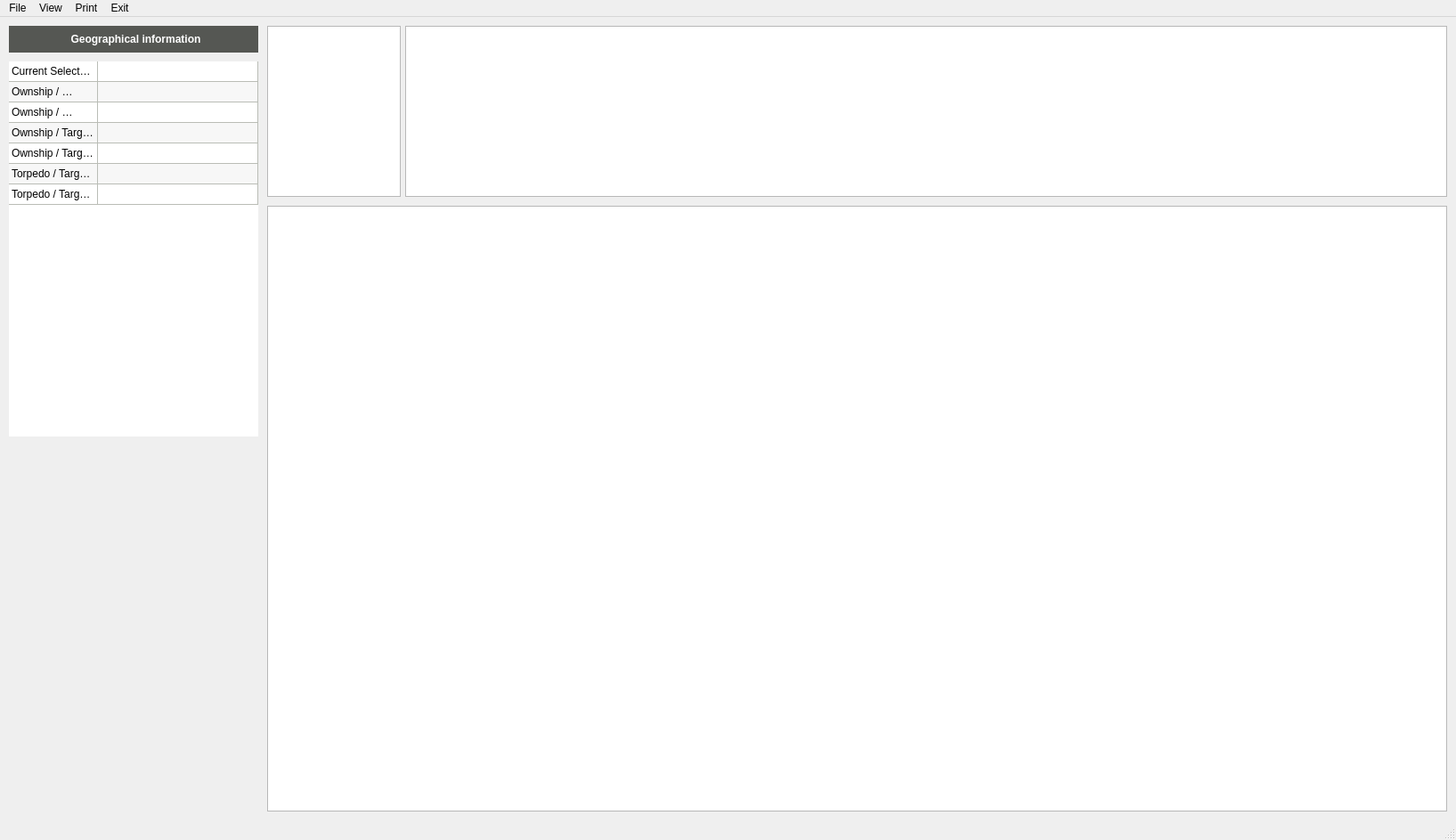
<?xml version="1.0" encoding="UTF-8"?>
<ui version="4.0">
 <class>MainWindow</class>
 <widget class="QMainWindow" name="MainWindow">
  <property name="geometry">
   <rect>
    <x>0</x>
    <y>0</y>
    <width>1635</width>
    <height>943</height>
   </rect>
  </property>
  <property name="windowTitle">
   <string>MainWindow</string>
  </property>
  <widget class="QWidget" name="centralwidget">
   <layout class="QHBoxLayout" name="mainHorizontalLayout">
    <property name="spacing">
     <number>10</number>
    </property>
    <property name="leftMargin">
     <number>10</number>
    </property>
    <property name="topMargin">
     <number>10</number>
    </property>
    <property name="rightMargin">
     <number>10</number>
    </property>
    <property name="bottomMargin">
     <number>10</number>
    </property>
    <item>
     <layout class="QVBoxLayout" name="leftTableLayout">
      <item>
       <widget class="QLabel" name="label_left_header">
        <property name="minimumSize">
         <size>
          <width>0</width>
          <height>30</height>
         </size>
        </property>
        <property name="maximumSize">
         <size>
          <width>400</width>
          <height>30</height>
         </size>
        </property>
        <property name="styleSheet">
         <string notr="true">background-color: rgb(85, 87, 83); color: white; font-weight: bold; padding-left: 5px;</string>
        </property>
        <property name="text">
         <string>Geographical information</string>
        </property>
        <property name="textFormat">
         <enum>Qt::TextFormat::AutoText</enum>
        </property>
        <property name="alignment">
         <set>Qt::AlignmentFlag::AlignCenter</set>
        </property>
        <property name="margin">
         <number>-3</number>
        </property>
        <property name="indent">
         <number>0</number>
        </property>
       </widget>
      </item>
      <item>
       <widget class="QTableWidget" name="tableWidget_left">
        <property name="sizePolicy">
         <sizepolicy hsizetype="Fixed" vsizetype="Expanding">
          <horstretch>0</horstretch>
          <verstretch>0</verstretch>
         </sizepolicy>
        </property>
        <property name="minimumSize">
         <size>
          <width>280</width>
          <height>9</height>
         </size>
        </property>
        <property name="maximumSize">
         <size>
          <width>400</width>
          <height>16777215</height>
         </size>
        </property>
        <property name="styleSheet">
         <string notr="true">QTableWidget { 
  gridline-color: rgb(186, 189, 182);
}
QTableWidget::item {
  padding: 5px;
}</string>
        </property>
        <property name="frameShape">
         <enum>QFrame::Shape::NoFrame</enum>
        </property>
        <property name="frameShadow">
         <enum>QFrame::Shadow::Raised</enum>
        </property>
        <property name="lineWidth">
         <number>0</number>
        </property>
        <property name="verticalScrollBarPolicy">
         <enum>Qt::ScrollBarPolicy::ScrollBarAlwaysOff</enum>
        </property>
        <property name="horizontalScrollBarPolicy">
         <enum>Qt::ScrollBarPolicy::ScrollBarAlwaysOff</enum>
        </property>
        <property name="sizeAdjustPolicy">
         <enum>QAbstractScrollArea::SizeAdjustPolicy::AdjustToContentsOnFirstShow</enum>
        </property>
        <property name="autoScrollMargin">
         <number>13</number>
        </property>
        <property name="dragDropMode">
         <enum>QAbstractItemView::DragDropMode::InternalMove</enum>
        </property>
        <property name="alternatingRowColors">
         <bool>true</bool>
        </property>
        <property name="showGrid">
         <bool>true</bool>
        </property>
        <property name="gridStyle">
         <enum>Qt::PenStyle::SolidLine</enum>
        </property>
        <property name="rowCount">
         <number>7</number>
        </property>
        <property name="columnCount">
         <number>2</number>
        </property>
        <attribute name="horizontalHeaderVisible">
         <bool>false</bool>
        </attribute>
        <attribute name="horizontalHeaderMinimumSectionSize">
         <number>18</number>
        </attribute>
        <attribute name="horizontalHeaderDefaultSectionSize">
         <number>100</number>
        </attribute>
        <attribute name="horizontalHeaderShowSortIndicator" stdset="0">
         <bool>false</bool>
        </attribute>
        <attribute name="horizontalHeaderStretchLastSection">
         <bool>true</bool>
        </attribute>
        <attribute name="verticalHeaderVisible">
         <bool>false</bool>
        </attribute>
        <attribute name="verticalHeaderCascadingSectionResizes">
         <bool>false</bool>
        </attribute>
        <attribute name="verticalHeaderDefaultSectionSize">
         <number>23</number>
        </attribute>
        <attribute name="verticalHeaderHighlightSections">
         <bool>true</bool>
        </attribute>
        <attribute name="verticalHeaderShowSortIndicator" stdset="0">
         <bool>true</bool>
        </attribute>
        <attribute name="verticalHeaderStretchLastSection">
         <bool>false</bool>
        </attribute>
        <row/>
        <row/>
        <row/>
        <row/>
        <row/>
        <row/>
        <row/>
        <column/>
        <column/>
        <item row="0" column="0">
         <property name="text">
          <string>Current Selected Time</string>
         </property>
         <property name="flags">
          <set>ItemIsSelectable|ItemIsEnabled</set>
         </property>
        </item>
        <item row="1" column="0">
         <property name="text">
          <string>Ownship / Torpedo Bearing</string>
         </property>
         <property name="flags">
          <set>ItemIsSelectable|ItemIsEnabled</set>
         </property>
        </item>
        <item row="2" column="0">
         <property name="text">
          <string>Ownship / Torpedo Range</string>
         </property>
         <property name="flags">
          <set>ItemIsSelectable|ItemIsEnabled</set>
         </property>
        </item>
        <item row="3" column="0">
         <property name="text">
          <string>Ownship / Target Bearing</string>
         </property>
         <property name="flags">
          <set>ItemIsSelectable|ItemIsEnabled</set>
         </property>
        </item>
        <item row="4" column="0">
         <property name="text">
          <string>Ownship / Target Range</string>
         </property>
         <property name="flags">
          <set>ItemIsSelectable|ItemIsEnabled</set>
         </property>
        </item>
        <item row="5" column="0">
         <property name="text">
          <string>Torpedo / Target Bearing</string>
         </property>
         <property name="flags">
          <set>ItemIsSelectable|ItemIsEnabled</set>
         </property>
        </item>
        <item row="6" column="0">
         <property name="text">
          <string>Torpedo / Target Range</string>
         </property>
         <property name="flags">
          <set>ItemIsSelectable|ItemIsEnabled</set>
         </property>
        </item>
       </widget>
      </item>
      <item>
       <spacer name="verticalSpacer">
        <property name="orientation">
         <enum>Qt::Orientation::Vertical</enum>
        </property>
        <property name="sizeHint" stdset="0">
         <size>
          <width>20</width>
          <height>40</height>
         </size>
        </property>
       </spacer>
      </item>
     </layout>
    </item>
    <item>
     <layout class="QVBoxLayout" name="rightVerticalLayout">
      <item>
       <layout class="QHBoxLayout" name="rightTopLayout">
        <property name="spacing">
         <number>5</number>
        </property>
        <item>
         <widget class="QColumnView" name="columnView_2">
          <property name="sizePolicy">
           <sizepolicy hsizetype="Preferred" vsizetype="Expanding">
            <horstretch>0</horstretch>
            <verstretch>0</verstretch>
           </sizepolicy>
          </property>
          <property name="minimumSize">
           <size>
            <width>80</width>
            <height>0</height>
           </size>
          </property>
          <property name="maximumSize">
           <size>
            <width>150</width>
            <height>16777215</height>
           </size>
          </property>
         </widget>
        </item>
        <item>
         <widget class="QColumnView" name="columnView">
          <property name="sizePolicy">
           <sizepolicy hsizetype="Expanding" vsizetype="Expanding">
            <horstretch>1</horstretch>
            <verstretch>0</verstretch>
           </sizepolicy>
          </property>
         </widget>
        </item>
       </layout>
      </item>
      <item>
       <widget class="QColumnView" name="columnView_3">
        <property name="sizePolicy">
         <sizepolicy hsizetype="Expanding" vsizetype="Expanding">
          <horstretch>0</horstretch>
          <verstretch>1</verstretch>
         </sizepolicy>
        </property>
        <property name="frameShape">
         <enum>QFrame::Shape::StyledPanel</enum>
        </property>
        <property name="frameShadow">
         <enum>QFrame::Shadow::Raised</enum>
        </property>
        <property name="lineWidth">
         <number>0</number>
        </property>
       </widget>
      </item>
     </layout>
    </item>
   </layout>
  </widget>
  <widget class="QMenuBar" name="menubar">
   <property name="geometry">
    <rect>
     <x>0</x>
     <y>0</y>
     <width>1635</width>
     <height>23</height>
    </rect>
   </property>
   <widget class="QMenu" name="menuFIle">
    <property name="autoFillBackground">
     <bool>true</bool>
    </property>
    <property name="title">
     <string>File</string>
    </property>
    <addaction name="actionFileOpen"/>
    <addaction name="actionFileClose"/>
    <addaction name="separator"/>
    <addaction name="actionFileExit"/>
   </widget>
   <widget class="QMenu" name="menuView">
    <property name="title">
     <string>View</string>
    </property>
    <addaction name="actionViewParameter"/>
    <addaction name="actionViewEvent"/>
    <addaction name="actionViewTrajectory"/>
   </widget>
   <widget class="QMenu" name="menuPrint">
    <property name="title">
     <string>Print</string>
    </property>
    <addaction name="actionPrintParameterView"/>
    <addaction name="actionPrintEventView"/>
    <addaction name="actionPrintTrajectoryView"/>
   </widget>
   <widget class="QMenu" name="menuExit">
    <property name="title">
     <string>Exit</string>
    </property>
   </widget>
   <addaction name="menuFIle"/>
   <addaction name="menuView"/>
   <addaction name="menuPrint"/>
   <addaction name="menuExit"/>
  </widget>
  <widget class="QStatusBar" name="statusbar"/>
  <action name="actionFileOpen">
   <property name="text">
    <string>Open</string>
   </property>
   <property name="shortcut">
    <string>Ctrl+O</string>
   </property>
  </action>
  <action name="actionFileClose">
   <property name="text">
    <string>Close</string>
   </property>
   <property name="shortcut">
    <string>Ctrl+W</string>
   </property>
  </action>
  <action name="actionFileExit">
   <property name="text">
    <string>Exit</string>
   </property>
   <property name="shortcut">
    <string>Ctrl+Q</string>
   </property>
  </action>
  <action name="actionViewParameter">
   <property name="text">
    <string>Parameter</string>
   </property>
  </action>
  <action name="actionViewEvent">
   <property name="text">
    <string>Event</string>
   </property>
  </action>
  <action name="actionViewTrajectory">
   <property name="text">
    <string>Trajectory</string>
   </property>
  </action>
  <action name="actionPrintParameterView">
   <property name="text">
    <string>Parameter View</string>
   </property>
  </action>
  <action name="actionPrintEventView">
   <property name="text">
    <string>Event View</string>
   </property>
  </action>
  <action name="actionPrintTrajectoryView">
   <property name="text">
    <string>Trajectory View</string>
   </property>
  </action>
 </widget>
 <resources/>
 <connections/>
</ui>
